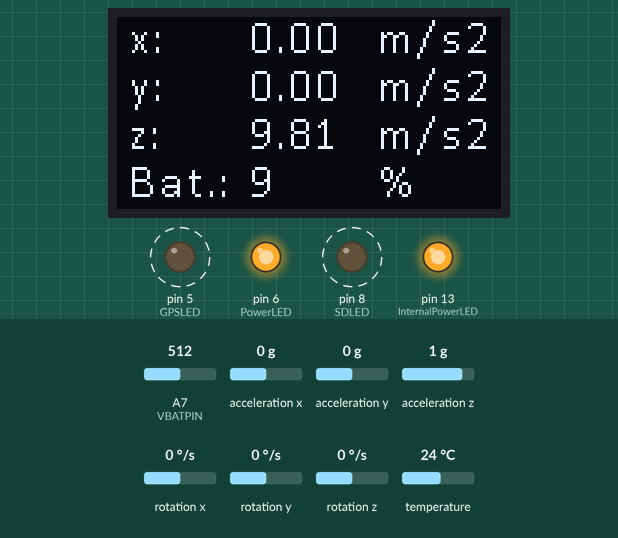
Bench run of a sketch on a simulated Arduino Nano, built with avr-gcc and run on an emulated ATmega328P. On the bench: 128×64 one-colour display, output pins drawn as LEDs (lit = HIGH). Dashed ring = blinking. The inputs (shaded band) are chosen by the test bench; at power-on: acceleration y 0 g, A7 (VBATPIN) = 512, acceleration x 0 g, acceleration z 1 g, rotation x 0 °/s, rotation y 0 °/s, rotation z 0 °/s, temperature 24 °C. Storage starts empty.

Above: at 2.32 s.
2.5 s: acceleration y set to -0.2 g
At 2.86 s:
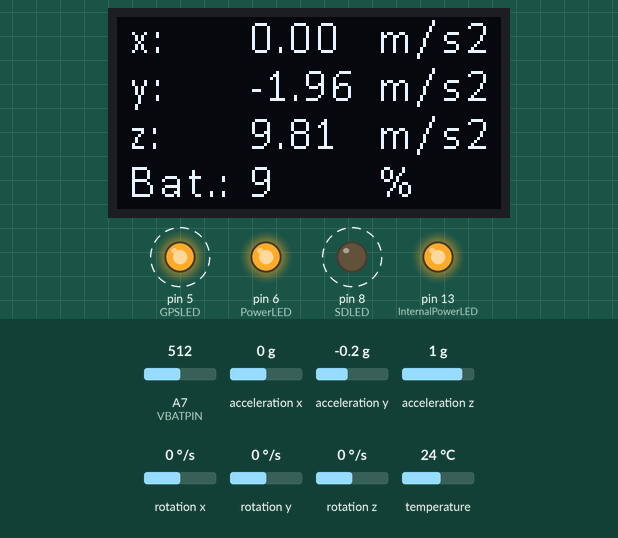
4.3 s: A7 (VBATPIN) set to 716
At 4.45 s:
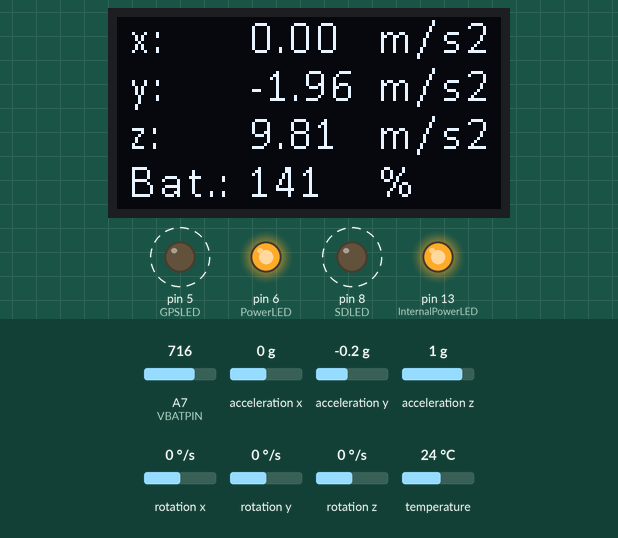
7.3 s: A7 (VBATPIN) set to 306
At 7.77 s:
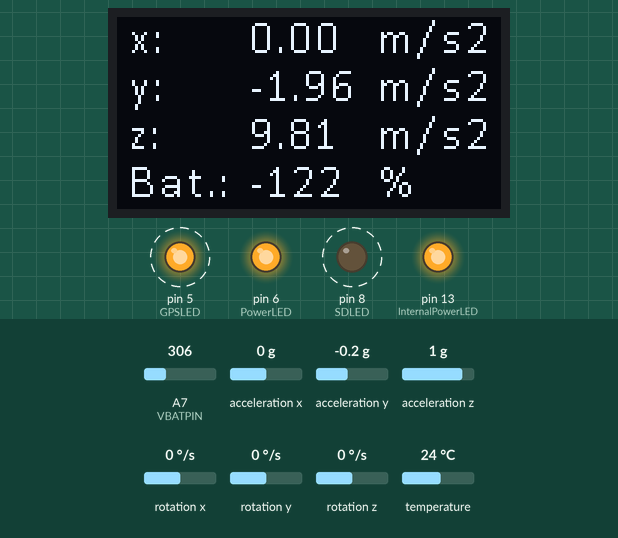
10.3 s: acceleration y set to 0 g
At 10.49 s:
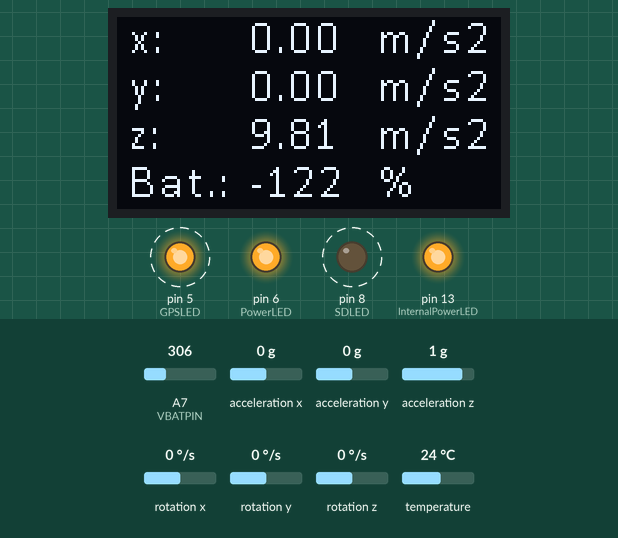
13.3 s: acceleration x set to 1.4 g
At 13.47 s:
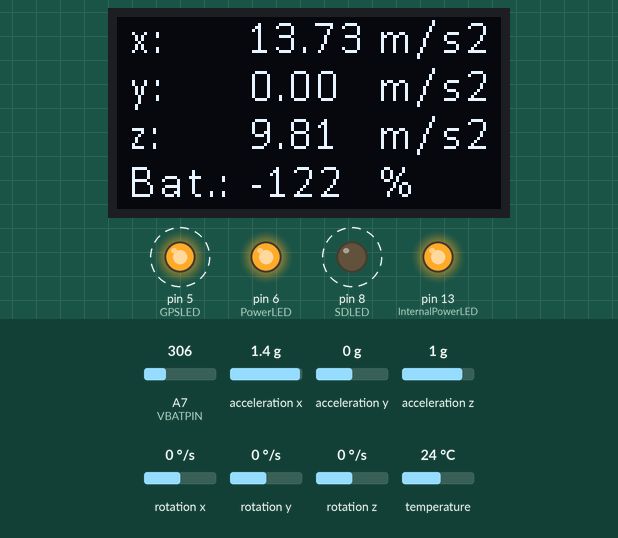
16.3 s: acceleration z set to -1.4 g
At 17.63 s:
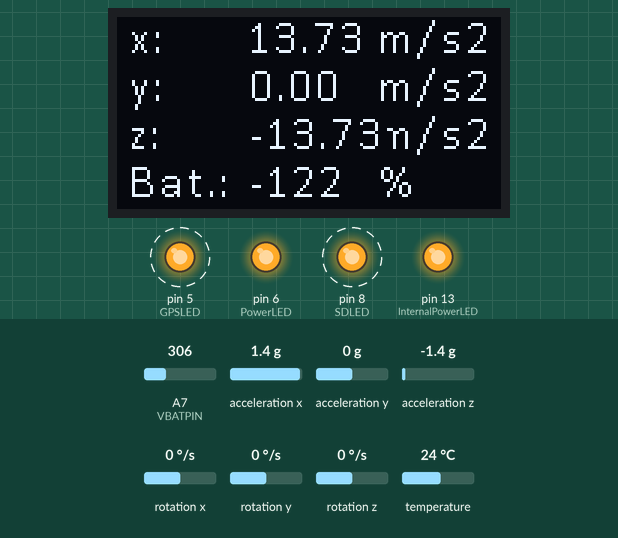
Timing chart, 0 to 20.3 s (numbered marks = the images above; inputs shaded):
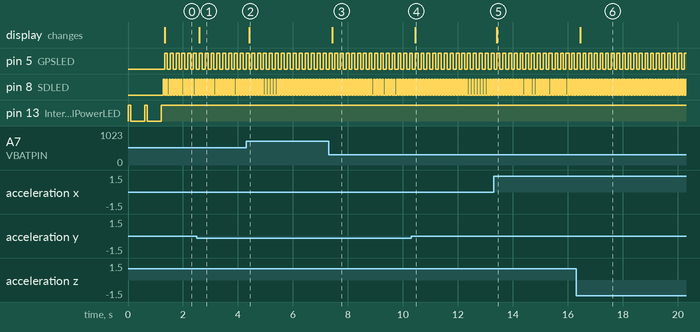

Measured:
- the behaviour switches between 0 and -0.1 g on acceleration y (found by bisection; images 0 and 1)
- after the input at 2.5 s, the display: changes after 0.09 s (image 1)
- after the input at 4.3 s, the display: changes after 0.11 s (image 2)
- after the input at 7.3 s, the display: changes after 0.12 s (image 3)
- after the input at 10.3 s, the display: changes after 0.14 s (image 4)
- after the input at 13.3 s, the display: changes after 0.12 s (image 5)
- after the input at 16.3 s, the display: changes after 0.16 s (image 6)
- by itself, pin 5 (GPSLED): alternates HIGH for 0.10 s and LOW for 0.10 s

The sketch:

adaloggerV1_MPU6050_withoutGPS.ino
```cpp
// (licence header left out)
//#include <SPI.h>
#include <SD.h>
#include <Wire.h>
#include <Adafruit_Sensor.h>
#include <Adafruit_MPU6050.h>
#include <SSD1306AsciiWire.h>

//#define ENLOG

long definedDelay = 100;  //set Delay between measurements
long previousMillis = 0;  // Time since last write

// Set the pins used
#define cardSelect 4
#define PowerLED 6
#define InternalPowerLED 13
#define SDLED 8
#define GPSLED 5
#define VBATPIN A7

File logfile;

bool blinkState = false;

char filename[15];
float measuredvbat;
long count = 0;

// Create a MPU6050 object
Adafruit_MPU6050 mpu;

// Create a OLED object
SSD1306AsciiWire oled;

uint8_t col0 = 0;  // First value column
uint8_t col1 = 0;  // Last value column.
uint8_t rows;      // Rows per line.

const char* label[] = { " x:", " y:", " z:", " Bat.:" };
const char* units[] = { "m/s2", "m/s2", "m/s2", "%" };


void setup() {
  Wire.begin();
  Wire.setClock(400000L);
#ifdef ENLOG
  Serial.begin(115200);

  Serial.println("\r\nAdalog logger test");
  Serial.println("MPU6050 Adalogger By Tim Schumann");
  Serial.println();
#endif
  pinMode(InternalPowerLED, OUTPUT);
  pinMode(SDLED, OUTPUT);
  pinMode(GPSLED, OUTPUT);
  pinMode(PowerLED, OUTPUT);
  digitalWrite(InternalPowerLED, HIGH);
  digitalWrite(PowerLED, HIGH);
  delay(100);
  digitalWrite(InternalPowerLED, LOW);
  delay(500);
  digitalWrite(InternalPowerLED, HIGH);
  delay(100);
  digitalWrite(InternalPowerLED, LOW);
  delay(500);
  digitalWrite(InternalPowerLED, HIGH);

  //start OLED
  oled.begin(&Adafruit128x64, 0x3C);
  oled.setFont(Callibri15);
  oled.setLetterSpacing(3);
  oled.clear();

  // Setup form and find longest label.
  for (uint8_t i = 0; i < 4; i++) {
    oled.println(label[i]);
    uint8_t w = oled.strWidth(label[i]);
    col0 = col0 < w ? w : col0;
  }
  // Six pixels after label.
  col0 += 6;
  // Allow two or more pixels after value.
  col1 = col0 + oled.strWidth("99.99") + 2;
  // Line height in rows.
  rows = oled.fontRows();
  // Print units.
  for (uint8_t i = 0; i < 4; i++) {
    oled.setCursor(col1 + 1, i * rows);
    oled.print(units[i]);
  }

  // see if the card is present and can be initialized:
  if (!SD.begin(cardSelect)) {
#ifdef ENLOG
    Serial.println("Card init. failed!");
#endif
    error(2);
  }
  strcpy(filename, "/ADALOG00.CSV");
  for (uint8_t i = 0; i < 100; i++) {
    filename[7] = '0' + i / 10;
    filename[8] = '0' + i % 10;
    // create if does not exist, do not open existing, write, sync after write
    if (!SD.exists(filename)) {
      break;
    }
  }

  logfile = SD.open(filename, FILE_WRITE);
  logfile.println("Name: AdaloggerV2, HW Version: 1.2, SW Version: 2.3, with MPU6050 high Resolution by Tim Schumann");
  logfile.println("#, CPU time in ms, x in m/s^2, y in m/s^2, z in m/s^2, batteryVoltage");
  if (!logfile) {
#ifdef ENLOG
    Serial.print("Couldnt create ");
    Serial.println(filename);
#endif
    error(3);
  }
#ifdef ENLOG
  Serial.print("Writing to: ");
  Serial.println(filename);
  Serial.println("#, CPU time in ms, x in m/s^2, y in m/s^2, z in m/s^2, batteryVoltage");
#endif
  logfile.close();


  if (!mpu.begin()) {
    error(5);
  }

}

void loop() {
  long currentMillis = millis();
  long elapsedMillis = currentMillis - previousMillis;

  if (elapsedMillis >= 100) {
    previousMillis = currentMillis;  // Reset the previous time
    sdwrite();
  }

  delay(10);
}

//---------write data to sd-----------
void sdwrite() {
  measuredvbat = analogRead(VBATPIN);
  measuredvbat *= 2;    // we divided by 2, so multiply back
  measuredvbat *= 3.3;  // Multiply by 3.3V, our reference voltage
  int voltageMapped = map(measuredvbat, 3277, 4301, 0, 100);
  measuredvbat /= 1024;  // convert to voltage

  sensors_event_t a, g, temp;
  mpu.getEvent(&a, &g, &temp);
  /*fx = (ax * 9.81 / 16384) + offsetX;
    fy = (ay * 9.81 / 16384) + offsetY;
    fz = -((az * 9.81 / 16384) + offsetZ);*/


  logfile = SD.open(filename, FILE_WRITE);
  if (logfile) {
    digitalWrite(8, HIGH);
    logfile.print(++count);
    logfile.print(", ");
    logfile.print(millis());
    logfile.print(", ");
    logfile.print(a.acceleration.x);
    logfile.print(", ");
    logfile.print(a.acceleration.y);
    logfile.print(", ");
    logfile.print(a.acceleration.z);
    logfile.print(", ");
    logfile.println(measuredvbat);
    logfile.close();
  }


  clearValue(0);
  oled.print(a.acceleration.x);
  clearValue(rows);
  oled.print(a.acceleration.y);
  clearValue(2 * rows);
  oled.print(a.acceleration.z);
  clearValue(3 * rows);
  oled.print(voltageMapped);


#ifdef ENLOG
  Serial.print(count);
  Serial.print(", ");
  Serial.print(millis());
  Serial.print(", ");
  Serial.print(a.acceleration.x);
  Serial.print(", ");
  Serial.print(a.acceleration.y);
  Serial.print(", ");
  Serial.print(a.acceleration.z);
  Serial.print(", ");
  Serial.println(voltageMapped);
#endif

  digitalWrite(8, LOW);

  blinkState = !blinkState;
  digitalWrite(GPSLED, blinkState);

}


// blink out an error code
void error(uint8_t errno) {
  oled.clear();
  oled.setFont(Adafruit5x7);
  oled.set2X();
  oled.print("\n ");
  switch (errno) {
    case 5:
      oled.println("MPU-ERROR");
      break;
    case 2:
    case 3:
      oled.println("SD-Error");
      break;
  }
  oled.println("   !!!!");
  while (1) {
    uint8_t i;
    for (i = 0; i < errno; i++) {
      digitalWrite(13, HIGH);
      delay(100);
      digitalWrite(13, LOW);
      delay(100);
    }
    for (i = errno; i < 10; i++) {
      delay(200);
    }
  }
}

//------------------------------------------------------------------------------
void clearValue(uint8_t row) {
  oled.clear(col0, col1, row, row + rows - 1);
}


//end
```
